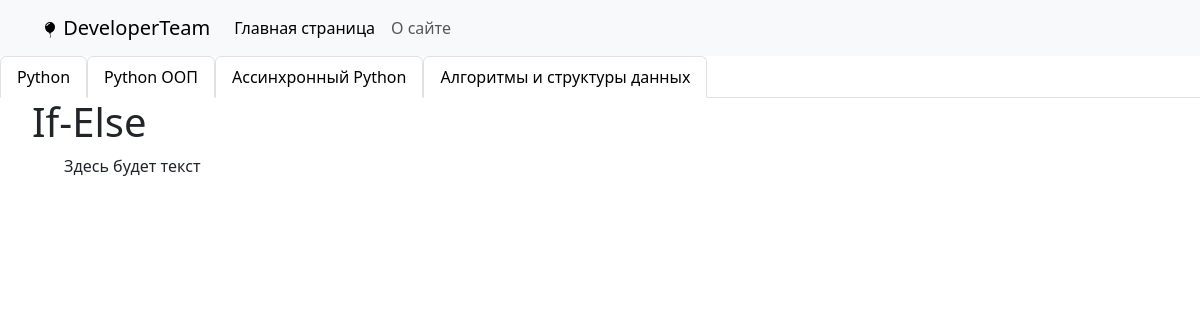
The page /posts/if-elif-else/ on the database as committed earlier.
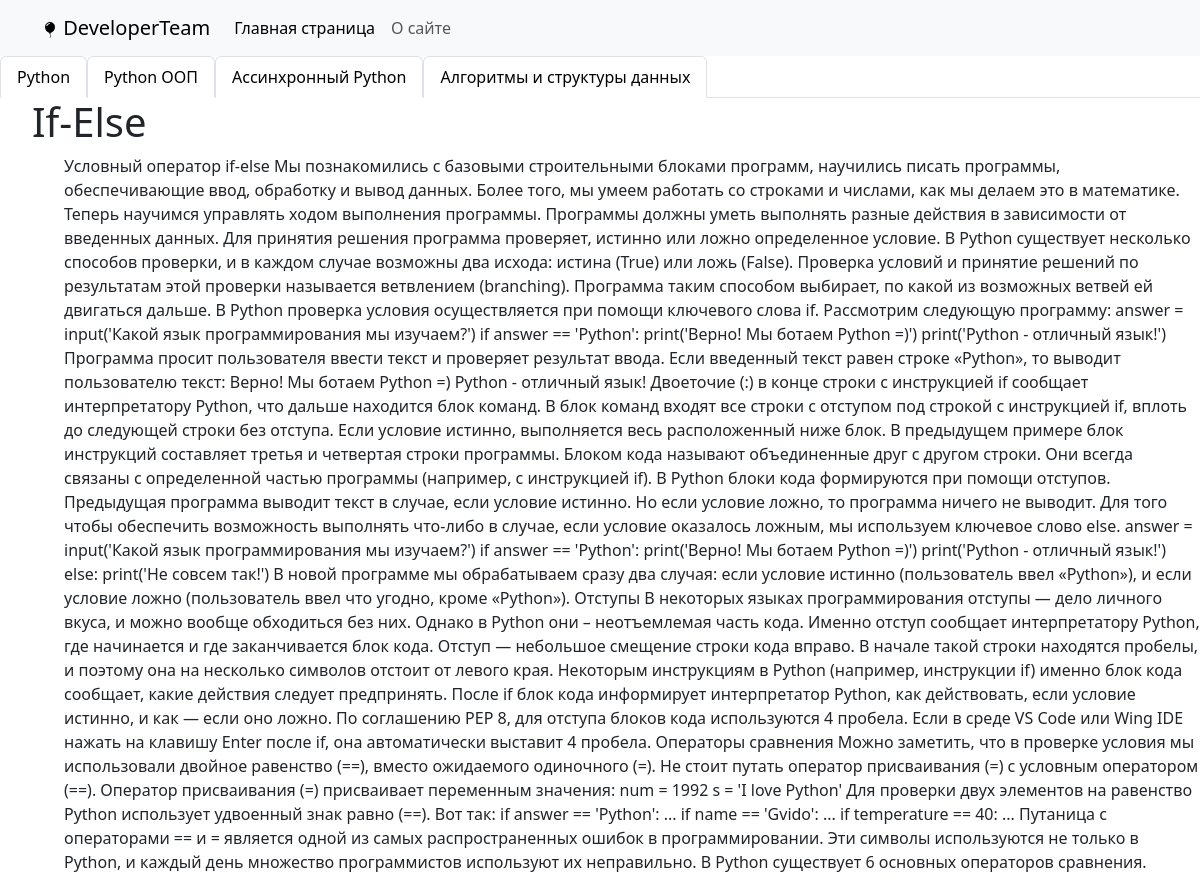
The same page on the database as committed later.
### developer/models.py (models this page shows, shortened)
class Developer(models.Model):
    lesson = models.CharField(max_length=100)
    content = models.TextField(blank=True)
    time_create = models.DateTimeField(auto_now_add=True)
    time_update = models.DateTimeField(auto_now=True)
    is_published = models.BooleanField(default=True)
    slug = models.SlugField(max_length=125, unique=True, db_index=True)
    direct = models.ForeignKey('Category', on_delete=models.PROTECT, null=True)

### developer/views.py (the view)
# urls.py: path('posts/<slug:post_slug>/', views.show_post, name='posting'),
def show_post(request, post_slug):
    posts = get_object_or_404(Developer, slug=post_slug)
    data = {
        'title': posts.lesson,
        'posts': posts,
    }
    return render(request, 'developer/post.html', context=data)

### developer/models.py (called while the page is built)
    def get_absolute_url(self):
        return reverse('direction', kwargs={'dir_slug': self.slug})

### developer/templatetags/developer_tags.py (called while the page is built)
@register.inclusion_tag('developer/list_direction.html')
def get_direction():
    cats = Category.objects.all()
    return {'cats': cats}

### developer/templates/developer/post.html
{% extends 'base.html' %}
{% block content %}
<ul>
    <h1>{{ title }}</h1>
    <ul>
        <p>{{ posts.content }}</p>
    </ul>
</ul>
{% endblock %}

Rows that differ between the two databases and show on the page:
changed Developer "If-Else": content "Здесь будет текст" → "Условный оператор if-else Мы познакомились с базовыми строительными блоками программ, научились писать программы, обеспечивающие ввод, обработку и вывод данных. Более того, мы умеем работать со строками и числами, как мы делаем это в математике. Теперь научимся управлять ходом выполнения программы. Программы должны уметь выполнять разные действия в зависимости от введенных данных. Для принятия решения программа проверяет, истинно или ложно определенное условие. В Python существует несколько способов проверки, и в каждом случае возможны два исхода: истина (True) или ложь (False). Проверка условий и принятие решений по результатам этой проверки называется ветвлением (branching). Программа…"
